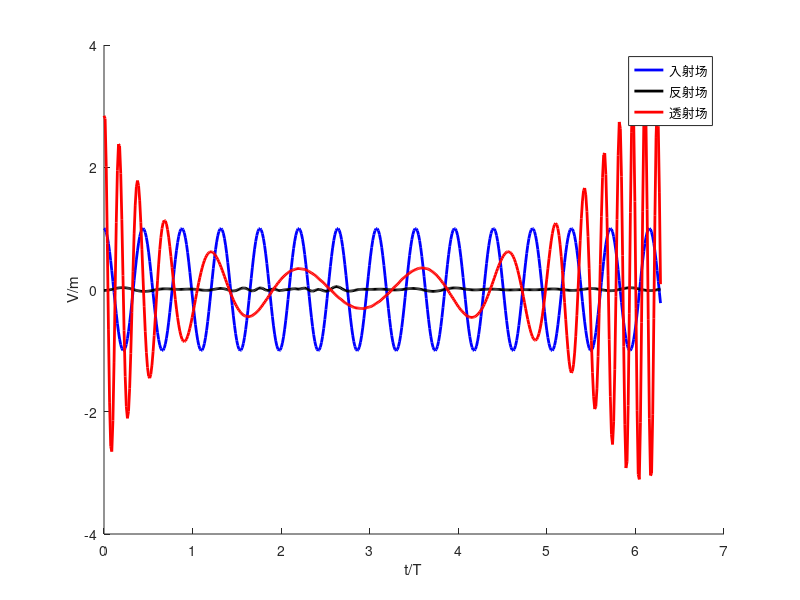
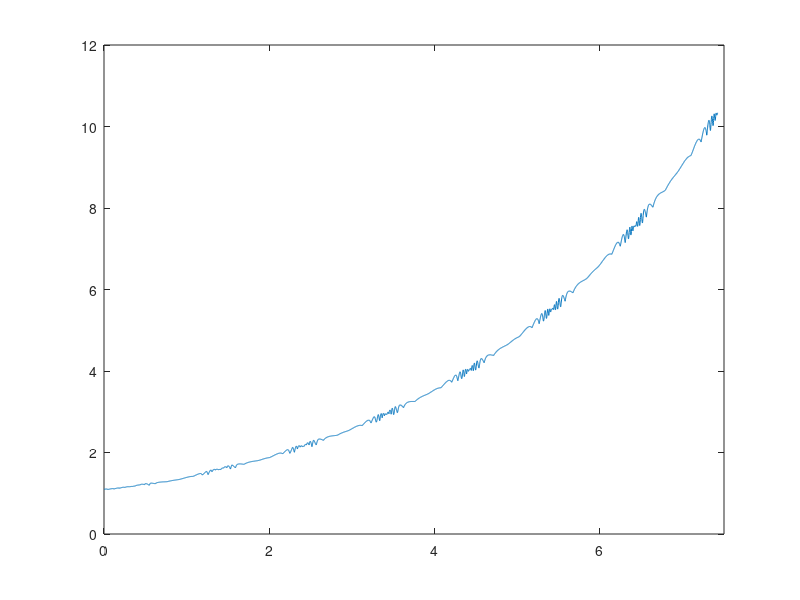

The MATLAB script that drew these images, in order:
%% 用F-B方法计算场和能量，与JOSB方法比较
clear;
clc;
close all;

%% 结构参数
epslion0 = 8.85e-12; % 真空介电常数
mu0 = 4 * pi * 1e-7; % 真空磁导率
epslionr = 1; % 未调制时的相对介电常数
c0 = 3e8; % 光速

% 调制参数
OMEGA = 0.07 * 1e9;
delta = 0; % 速度差
cg = (1 + delta) * c0 / sqrt(epslionr); % 光栅速度
g = OMEGA / cg; % 调制空间频率
alpha = 0.05; % 调制强度
d = 100; % 介质长度

%% 计算色散曲线
Omega = 1e9; % 扫频范围
OmegaNum = length(Omega); % 扫频点数
Order = 50; % 展开阶数
HarmonicNum = 2 * Order + 1; % 谐波数目（包含正负）
HarmonicSequence = -Order:Order; % 阶次序号

MEE = zeros(HarmonicNum); % 初始化特征矩阵的电场-电场部分
MEH = zeros(HarmonicNum); % 初始化特征矩阵的电场-磁场部分
MHE = zeros(HarmonicNum); % 初始化特征矩阵的磁场-电场部分
MHH = zeros(HarmonicNum); % 初始化特征矩阵的磁场-磁场部分
LuminWaveNumber = zeros(OmegaNum, 2 * HarmonicNum); %初始化相应波数
LuminEigenVec = zeros(2 * HarmonicNum, 2 * HarmonicNum, OmegaNum); % 初始化超材料中特征矩阵，每一页表示一个频点

VacEigenValue = zeros(OmegaNum, 2 * HarmonicNum); % 真空中特征值向量
VacEigenMatrix = zeros(2 * HarmonicNum, 2 * HarmonicNum, OmegaNum); % 初始化真空中特征矩阵
VacEigenH = zeros(OmegaNum, 2 * HarmonicNum); % 初始化真空中特征向量中磁场部分
VacEigenVec = zeros(2 * HarmonicNum, 2 * HarmonicNum, OmegaNum); % 初始化真空中特征向量组矩阵
ForwardVacEigenValue = zeros(OmegaNum, 2 * HarmonicNum); % 真空前向波部分
BackwardVacEigenValue = zeros(OmegaNum, 2 * HarmonicNum); % 真空后向波部分

%% 扫频计算
for loop = 1:OmegaNum
    
    % 处理真空中特征值
    VacEigenValue(loop, 1:HarmonicNum) = -HarmonicSequence * g - sqrt(c0 ^ -2 * (Omega(loop) + HarmonicSequence * OMEGA) .^ 2);
    VacEigenValue(loop, HarmonicNum + 1:2 * HarmonicNum) = -HarmonicSequence * g + sqrt(c0 ^ -2 * (Omega(loop) + HarmonicSequence * OMEGA) .^ 2);
    % 真空特征向量
    VacEigenH(loop, 1:HarmonicNum) = -(HarmonicSequence * g + VacEigenValue(loop, 1:HarmonicNum)) ./ (mu0 * (Omega(loop) + HarmonicSequence * OMEGA));
    VacEigenH(loop, HarmonicNum + 1:2 * HarmonicNum) = -(HarmonicSequence * g + VacEigenValue(loop, HarmonicNum + 1:2 * HarmonicNum)) ./ (mu0 * (Omega(loop) + HarmonicSequence * OMEGA));
    % 分离前向波和后向波部分（取决于k+ng的正负）
    ForwardVacEigenValue(loop, :) = VacEigenValue(loop, :);
    ForwardVacEigenValue(loop, find(VacEigenH(loop, :) >= 0)) = NaN; % 根据E, H, S构成右手系确定前向波
    BackwardVacEigenValue(loop, :) = VacEigenValue(loop, :);
    BackwardVacEigenValue(loop, find(VacEigenH(loop, :) < 0)) = NaN; % 根据E, H, S构成右手系确定后向波
    VacEigenVec11 = diag(ones(HarmonicNum, 1), 0);
    VacEigenVec12 = diag(ones(HarmonicNum, 1), 0);
    VacEigenVec21 = diag(VacEigenH(loop, 1:HarmonicNum), 0);
    VacEigenVec22 = diag(VacEigenH(loop, HarmonicNum + 1:2 * HarmonicNum), 0);
    VacEigenVec(:, :, loop) = [VacEigenVec11, VacEigenVec12; VacEigenVec21, VacEigenVec22];
    % 处理Lumin介质中的特征值
    % 构造Lumin介质的特征矩阵
    for i = 1:HarmonicNum
        for j = 1:HarmonicNum
            if i == j
                MEE(i, j) = - HarmonicSequence(i) * g;
                MEH(i, j) = - mu0 * (Omega(loop) + HarmonicSequence(i) * OMEGA);
                MHE(i, j) = - epslionr * epslion0 * (Omega(loop) + HarmonicSequence(i) * OMEGA);
                MHH(i, j) = - HarmonicSequence(i) * g; 
            elseif i - j == -1 % 主对角线下方
                MHE(i, j) = - epslionr * epslion0 * ((Omega(loop) + HarmonicSequence(i) * OMEGA) * alpha + OMEGA * alpha);
            elseif i - j == 1 % 主对角线上方
                MHE(i, j) = - epslionr * epslion0 * ((Omega(loop) + HarmonicSequence(i) * OMEGA) * alpha - OMEGA * alpha);
            end
        end
    end
    MHE = MHE'; % ??
    LuminEigenMatrix = [MEE, MEH; MHE, MHH]; % 特征矩阵
    [V, D] = eig(LuminEigenMatrix); % 解特征矩阵的特征值和特征向量
    k = diag(D);
    Rek = real(k);
    [Y, I] = sort(Rek);
    k = k(I); % 按顺序重排特征值
    V = V(:, I); % 重排特征向量，每一列对应于一个特征值
    LuminWaveNumber(loop, :) = k;
    LuminEigenVec(:, :, loop) = V;
end

%% 绘制Lumin介质能带图
if false
    figure('name', '能带');
    hold on
    % 每一行对应于一个频率，每一列对应于一条线
    for band = LuminWaveNumber
        for i = 1:OmegaNum
            if imag(band(i)) == 0
                plot(Omega(i)/OMEGA, real(band(i)), 'b.') % 波数是纯实数，属于通带
            else
                plot(Omega(i)/OMEGA, real(band(i)), 'r.') % 波数不是纯实数，属于禁带
            end
        end
    end
    xlabel('Omega/OMEGA')
    ylabel('k')
    title(strcat('Lumin介质能带，delta=', num2str(delta)))
end

%%--------------------------------分界线---------------------------------------%%
%% 传输矩阵法解场分布，此处考虑一个有限长度，无限宽度的TEM波导
%% 输入参数
OmegaInput = 1e9;
NormOmegaInput = OmegaInput / OMEGA; % 归一化入射角频率
% 找出对应的波数
[~, OmegaInputIndex] = min(abs(Omega/OMEGA-NormOmegaInput)); % 该输入频率对应的索引
OmegaInput = Omega(OmegaInputIndex); % 实际使用入射角频率

% 真空的特征向量矩阵
VacEigenVec = VacEigenVec(:, :, OmegaInputIndex);

% Lumin介质中的特征向量
LuminWaveNumber = LuminWaveNumber(OmegaInputIndex, :);
LuminEigenVec = LuminEigenVec(:, :, OmegaInputIndex);
Mm = LuminEigenVec; % 与论文中符号一致

%% 提取传输矩阵
% 提取真空正向和反向传播的特征向量
Mvinc = VacEigenVec(:, find(VacEigenH(OmegaInputIndex, :) < 0)); % 正向波的特征向量矩阵
Mvref = VacEigenVec(:, find(VacEigenH(OmegaInputIndex, :) > 0)); % 反向波的特征向量矩阵
VIncIndex = find(VacEigenH(OmegaInputIndex, :) < 0); % 正向波原来的索引
HValue = (VacEigenH(OmegaInputIndex, VIncIndex(1)));
[row, col] = find(abs(VacEigenVec - HValue) < 1e-16);
FundamentalIndex = find(VIncIndex == col(find(row == HarmonicNum + (HarmonicNum + 1) / 2))); % 正向基波的在原特征向量矩阵中的索引

% 传输矩阵
P = diag(exp(1i * LuminWaveNumber * d));

% 辅助矩阵
evinc = zeros(size(Mvinc, 2), 1); % 初始化入射相位向量
evinc(FundamentalIndex) = 1; % 基波幅度为1
A = Mm * (Mm * P) ^ -1 * Mvinc;
B = -Mvref;

% 解边界条件方程得相位向量
evtraref = ([A, B]) ^ -1 * (Mvinc * evinc);
evtra = evtraref(1:HarmonicNum);
evref = evtraref(HarmonicNum + 1:2 * HarmonicNum);

%%--------------------------------分界线---------------------------------------%%
%% 获取场分布
k0 = OmegaInput / c0;
Einc = Mvinc * evinc; % 入射场复矢量
Einc = Einc(1:HarmonicNum); % 只取电场部分
Eref = Mvref * evref; % 反射场复矢量
Eref = Eref(1:HarmonicNum);
Etra = Mvinc * evtra; % 透射场复矢量
Etra = Etra(1:HarmonicNum);

% 时间因子
tnum = 500;
Omegat = linspace(0, 2 * pi, tnum)'; % 观察2个调制周期

% 合成场
Einct = zeros(1, tnum);
Ereft = zeros(1, tnum);
Etrat = zeros(1, tnum);
for i = 1:tnum
    Einct(i) = sum(Einc' .* exp(-1i * (OmegaInput / OMEGA + HarmonicSequence) * Omegat(i)));
    Ereft(i) = sum(Eref' .* exp(-1i * (OmegaInput / OMEGA + HarmonicSequence) * Omegat(i)));
    Etrat(i) = sum(Etra' .* exp(-1i * ((k0 + HarmonicSequence * g) * d - (OmegaInput / OMEGA + HarmonicSequence) * Omegat(i))));
end

Einct2 = abs(Einct) .^ 2;
Ereft2 = abs(Ereft) .^ 2;
Etrat2 = abs(Etrat) .^ 2;

h1 = figure('Name', '入射，透射和反射场');
hold on
plot(Omegat, Einct, 'b', 'linewidth', 2);
plot(Omegat, Ereft, 'k', 'linewidth', 2);
plot(Omegat, Etrat, 'r', 'linewidth', 2);
xlabel('t/T')
ylabel('V/m')
legend('入射场', '反射场', '透射场')
hold off

h2 = figure('Name', '入射，透射和反射场模平方');
hold on
plot(Omegat, Einct2 / max(Einct2), 'b', 'linewidth', 2);
plot(Omegat, Ereft2 / max(Ereft2), 'k', 'linewidth', 2);
plot(Omegat, Etrat2 / max(Etrat2), 'r', 'linewidth', 2);
xlabel('t/T')
ylabel('(V/m)^2')
legend('入射场', '反射场', '透射场')
hold off

%% 超材料内部场
xnum = 5000;
em = (Mm ^ -1) * (Mvinc * evinc + Mvref * evref);
x = linspace(0, d, xnum)'; % 距离因子
Px = exp(1i * LuminWaveNumber .* x); % 相移矩阵，每一行代表一个空间点
Em = zeros(xnum, HarmonicNum); % 超材料内电场复矢量，每一行代表一个空间点
Hm = zeros(xnum, HarmonicNum); % 超材料内电场复矢量，每一行代表一个空间点
Elumin = zeros(xnum, tnum);
Hlumin = zeros(xnum, tnum);
eps = epslionr * (1 + 2 * alpha * cos(Omegat))';
for i = 1:xnum
    EHtemp = Mm * diag(Px(i, :)) * em;
    Em(i, :) = EHtemp(1:HarmonicNum);
    Hm(i, :) = EHtemp(HarmonicNum + 1:2 * HarmonicNum);
end

for i = 1:tnum
    Elumin(:, i) = sum(Em .* exp(-1i * ((OmegaInput / OMEGA + HarmonicSequence) * Omegat(i))), 2); % 超材料内的场
    Hlumin(:, i) = sum(Hm .* exp(-1i * ((OmegaInput / OMEGA + HarmonicSequence) * Omegat(i))), 2); % 超材料内的场
end

%% 绘制动画

% h3 = figure('name', '不同空间位置处的场');
% xlabel('x')
% ylabel('V/m')
% for i = 1:xnum
%     plot(Omegat/2/pi, real(Elumin(i, :)), 'b', 'LineWidth', 2)
%     xlabel('Omegat')
%     ylabel('V/m')
%     title(strcat('x=', num2str(x(i))))
%     pause(0.01)
% end

% h3 = figure('name', '不同空间位置处的场');
% for i = 1:xnum
%     subplot(1,2,1)
%     plot(Omegat/2/pi, 1 / 2 * eps * epslion0 .* abs(Elumin(i, :)).^2, 'b', 'LineWidth', 2)
%     xlabel('Omegat')
%     ylabel('J/m^3')
%     title(strcat('x=', num2str(x(i))))
%     subplot(1,2,2)
%     plot(Omegat/2/pi, 1 / 2 * mu0 * abs(Hlumin(i, :)).^2, 'r', 'LineWidth', 2)
%     xlabel('Omegat')
%     ylabel('J/m^3')
%     title(strcat('x=', num2str(x(i))))
%     pause(0.01)
% end
% 

% h4 = figure('name', '不同时间的空间场');
% xlabel('x')
% ylabel('V/m')
% for i = 1:tnum
%     plot(x, Elumin(:, i), 'b', 'LineWidth', 2)
%     xlabel('x')
%     ylabel('V/m')
%     title(strcat('Omegat=', num2str(Omegat(i))))
%     ylim([-10, 10])
%     pause(0.01)
% end

%% 复现图

% d1 = 37.5; % 对应于tau
% d2 = 150;
% eps = epslionr * (1 + 2 * alpha * cos(Omegat))';
% Et1 = Elumin(round(d1 / (d / xnum)), :);
% Et2 = Elumin(round(d2 / (d / xnum)), :);

% load 'UA.mat'
% load 'UB.mat'
% h4 = figure;
% hold on
% plot((- Omegat + 2 * pi)/2/pi, eps.*abs(Et1).^2, 'k--', 'LineWidth', 2)
% plot((1:length(UA))/length(UA), UA, 'r-', 'LineWidth', 2)
% xlabel('gX')
% ylabel('U(X)')
% grid on
% title('\tau=37.5')
% 
% 
% h5 = figure;
% hold on
% plot((- Omegat + 2 * pi)/2/pi, eps.*abs(Et2).^2, 'k--', 'LineWidth', 2)
% plot((1:length(UB))/length(UB), UB, 'r-', 'LineWidth', 2)
% xlabel('gX')
% ylabel('U(X)')
% grid on
% title('\tau=150')

% h6 = figure;
% hold on
% plot((1:size(UD,2))/size(UD,2), UD, 'r-', 'LineWidth', 2)
% plot((- Omegat + 2 * pi)/2/pi, eps.*abs(dm005).^2, 'k--', 'LineWidth', 2)
% plot((- Omegat + 2 * pi)/2/pi, eps.*abs(dm0025).^2, 'k--', 'LineWidth', 2)
% plot((- Omegat + 2 * pi)/2/pi, eps.*abs(d0).^2, 'k--', 'LineWidth', 2)
% plot((- Omegat + 2 * pi)/2/pi, eps.*abs(d0025).^2, 'k--', 'LineWidth', 2)
% plot((- Omegat + 2 * pi)/2/pi, eps.*abs(d005).^2, 'k--', 'LineWidth', 2)
% xlim([0.5 1])
% xlabel('gX')
% ylabel('U(X)')
% grid on
% title('不同速度差下的能量密度')

% load 'E.mat'
% h7 = figure;
% hold on
% plot((1:length(E))/length(E)+0.003, real(E)/max(real(E)), 'r-', 'LineWidth', 2)
% plot((- Omegat + 2 * pi)/2/pi, real(Et2)/max(real(Et2)), 'k--', 'LineWidth', 2)
% xlim([0.65 0.85])
% ylim([-1 1])
% xlabel('gX')
% ylabel('V/m')
% title('F-B')

%% 与理论方法比较
% t = d / (c0 / sqrt(epslionr));
% FirstU = exp(-2 * alpha * OMEGA * t * sin(Omegat));
% SecondU = exp(-2 * alpha * OMEGA * t * sin(Omegat) - ((alpha * OMEGA * t) ^ 2) * (cos(Omegat) .^ 2));
% CorFirstU = exp(- alpha * OMEGA * t * sin(Omegat));
% CorSecondU = exp(-alpha * OMEGA * t * sin(Omegat) - 1 / 2 *((alpha * OMEGA * t) ^ 2) * (cos(Omegat) .^ 2));
% 
% h7 = figure;
% hold on
% plot((- Omegat + 2 * pi)/2/pi, FirstU, 'b-', 'LineWidth', 1) % 把X坐标变为Omegat
% plot((- Omegat + 2 * pi)/2/pi, SecondU, 'g-') % 把X坐标变为Omegat
% plot(Omegat/2/pi, abs(Elumin(end, :)).^2, 'r-', 'LineWidth', 1)
% plot((- Omegat + 2 * pi)/2/pi, CorFirstU, 'b--', 'LineWidth', 1) % 把X坐标变为Omegat
% plot((- Omegat + 2 * pi)/2/pi, CorSecondU, 'g--') % 把X坐标变为Omegat
% legend('未修正零阶解','未修正一阶解','F-B方法', '修正零阶解', '修正一阶解', 'AutoUpdate', 'off')
% plot([0.25 0.25], [0, 6], 'k:', 'LineWidth', 0.75)
% plot([0.75 0.75], [0, 6], 'k-.', 'LineWidth', 1)
% text(0.22, 5.7, 'gain', 'FontSize', 12)
% text(0.72, 0.5, 'loss', 'FontSize', 12)
% xlabel('\Omegat')
% ylabel('|E_o_u_t|^2')
% grid on

%% 放大倍数曲线
PA = max(abs(Elumin).^2, [], 2);
plot(x/cg*OMEGA/2/pi * 2, PA)
xlim([0 7.5])